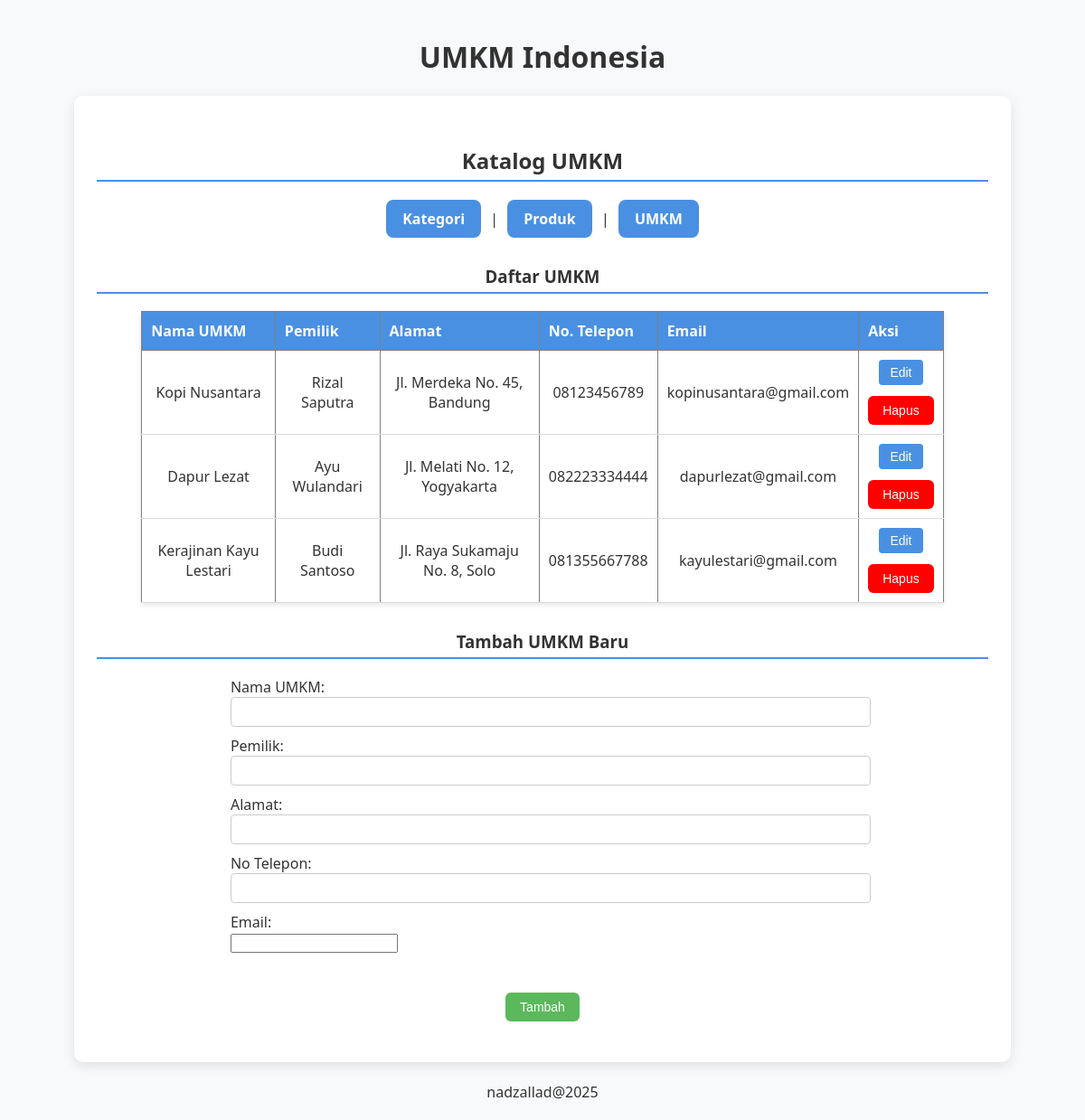
The app's page /?page=umkm with its own data.
### tables this page shows
CREATE TABLE umkm (
    id_umkm INT AUTO_INCREMENT PRIMARY KEY,
    nama_umkm VARCHAR(100) NOT NULL,
    pemilik VARCHAR(100) NOT NULL,
    alamat TEXT,
    no_telepon VARCHAR(20),
    email VARCHAR(100)
);

### config/db.php (called while the page is built, shortened)
<?php
class Database {
    private $host = "localhost";
    private $username = "root";
    private $password = "";
    private $dbname = "db_umkm";
    public function __construct() {
        try {
            $this->conn = new PDO("mysql:host=$this->host;dbname=$this->dbname", $this->username, $this->password);
        } catch (PDOException $e) {
            echo "Connection failed: " . $e->getMessage();
        }
    }
}
?>

### class/umkm.php (called while the page is built, shortened)
<?php
require_once 'config/db.php';
class Umkm {
    private $db;
    public function __construct() {
        $this->db = (new Database())->conn;
    }
    public function getAllUmkm() {
        $query = "SELECT * FROM umkm";
        $stmt = $this->db->prepare($query);
        $stmt->execute();
        return $stmt->fetchAll(PDO::FETCH_ASSOC);
    }
}
?>

### view/umkm_list.php (the view, shortened to what this page needs)
<?php
$umkm_list = $umkm->getAllUmkm();
?>
<h3>Daftar UMKM</h3>
<table border="1" cellpadding="8" cellspacing="0">
    <tr>
        <th>Nama UMKM</th>
        <th>Pemilik</th>
        <th>Alamat</th>
        <th>No. Telepon</th>
        <th>Email</th>
        <th>Aksi</th>
    </tr>
    <?php
    require_once 'class/umkm.php';
    $umkm = new Umkm();
    $data = $umkm->getAllUmkm();
    if (count($data) > 0):
        foreach ($data as $u):
    ?>
    <tr>
        <td><?= htmlspecialchars($u['nama_umkm']); ?></td>
        <td><?= htmlspecialchars($u['pemilik']); ?></td>
        <td><?= htmlspecialchars($u['alamat']); ?></td>
        <td><?= htmlspecialchars($u['no_telepon']); ?></td>
        <td><?= htmlspecialchars($u['email']); ?></td>
        <td>
            <button onclick="document.getElementById('edit-umkm-<?= $u['id_umkm'] ?>').style.display='block'">Edit</button>
            <form method="POST" style="display:inline;">
                <button type="submit" onclick="return confirm('Yakin ingin menghapus umkm ini?')" style=" background:red; color: white;">Hapus</button>
            </form>
        </td>
    </tr>
    <?php
        endforeach;
    else:
    ?>
    <tr>
        <td colspan="6" align="center">Belum ada data UMKM.</td>
    </tr>
    <?php endif; ?>
</table>
<h3>Tambah UMKM Baru</h3>
<form method="POST">
    <div>
        <label>Nama UMKM:</label><br>
        <input type="text" name="nama_umkm" required>
    </div>
    <div>
        <label>Pemilik:</label><br>
        <input type="text" name="pemilik" required>
    </div>
    <div>
        <label>Alamat:</label><br>
        <input type="text" name="alamat" required>
    </div>
    <div>
        <label>No Telepon:</label><br>
        <input type="text" name="no_telepon" required>
    </div>
    <div>
        <label>Email:</label><br>
        <input type="email" name="email" required>
    </div>
    <br>
    <button type="submit">Tambah</button>
</form>

### style.css (style rules this page uses)
body { font-family: 'Segoe UI', Tahoma, Geneva, Verdana, sans-serif; background-color: #f8f9fa; margin: 0; padding: 20px; color: #333; text-align: center; }
h3, h2 { color: #333; margin-top: 30px; border-bottom: 2px solid #4a90e2; padding-bottom: 5px; text-align: center; }
table { width: 90%; margin: 15px auto; border-collapse: collapse; background-color: #fff; box-shadow: 0 2px 6px rgba(0,0,0,0.1); }
th { background-color: #4a90e2; color: white; padding: 10px; text-align: left; }
td { padding: 10px; border-bottom: 1px solid #ddd; }
form { width: 70%; margin: 20px auto; text-align: left; }
form div { margin-bottom: 10px; }
input[type="text"], input[type="number"], select { width: 100%; padding: 8px; border: 1px solid #ccc; border-radius: 4px; }
form button[type="submit"] { background-color: #5cb85c; display: block; margin: 12px auto 0 auto; padding: 8px 16px; border-radius: 6px; color: white; cursor: pointer; }
button { background-color: #4a90e2; color: white; border: none; padding: 6px 12px; border-radius: 4px; cursor: pointer; font-size: 14px; }

### records on screen
umkm: nama_umkm "Kopi Nusantara", pemilik "Rizal Saputra", alamat "Jl. Merdeka No. 45, Bandung", no_telepon "08123456789", email "kopinusantara@gmail.com"
umkm: nama_umkm "Dapur Lezat", pemilik "Ayu Wulandari", alamat "Jl. Melati No. 12, Yogyakarta", no_telepon "082223334444", email "dapurlezat@gmail.com"
umkm: nama_umkm "Kerajinan Kayu Lestari", pemilik "Budi Santoso", alamat "Jl. Raya Sukamaju No. 8, Solo", no_telepon "081355667788", email "kayulestari@gmail.com"
